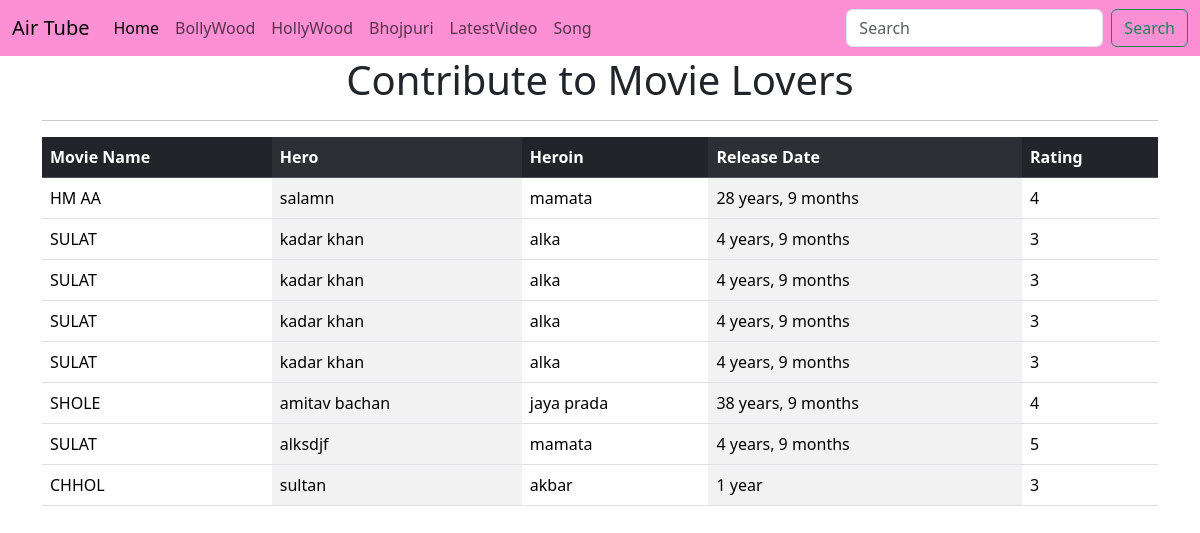
The app's page /app/listmovie/ with its own data.
### myapp/models.py (models this page shows)
class MovieModel(models.Model):
    moviename = models.CharField(max_length=50)
    hero = models.CharField(max_length=50)
    heroien = models.CharField(max_length=50)
    releasedate = models.DateField()
    rating = models.IntegerField()

### myapp/views.py (the view)
# urls.py: path('listmovie/', views.ListMovieView, name='list'),
def ListMovieView(request):
    movie_list = models.MovieModel.objects.all()
    print(movie_list)
    dict_data = {
        'movie_list' : movie_list
    }
    return render(request, 'myapp/listofmovie.html', context=dict_data)

### myapp/templatetags/cust_filter.py (called while the page is built)
def first_five_upper(value):
    result = value[:5].upper()
    return result

### templates/myapp/listofmovie.html (shortened to what this page needs)
<!DOCTYPE html>
{% extends "myapp/base.html" %}
{% load static %}
{% block body_block %}
    {% load cust_filter %}
    <div class="container continer-table" align="center">
        <h1>Contribute to Movie Lovers</h1>
        <hr>
        {% if movie_list %}
            <table class="table table-striped-columns">
                <thead class="table-dark">
                    <th>Movie Name</th>
                    <th>Hero</th>
                    <th>Heroin</th>
                    <th>Release Date</th>
                    <th>Rating</th>
                </thead>
                {% for movie in movie_list %}
                <tr>
                    <td>{{movie.moviename|f5u}}</td>
                    <td>{{movie.hero}}</td>
                    <td>{{movie.heroien}}</td>
                    <td>{{movie.releasedate|timesince}}</td>
                    <td>{{movie.rating}}</td>
                </tr>
                {%endfor%}
            </table>
        {%else%}
            <h2>No Record found !!</h2>
        {%endif%}
    </div>
{% endblock  %}

### templates/myapp/base.html (shortened to what this page needs)
<!DOCTYPE html>
{% load static %}
<html lang="en">
<head>
    <link rel="stylesheet" href="{% static 'css/bootstrap.min.css'%}">
    <link rel="stylesheet" href="{% static 'css/custom.css'%}">
</head>
<body>
    <nav class="navbar navbar-expand-lg bg-body-tertiary nav-custom">
        <div class="container-fluid nav-custom">
          <a class="navbar-brand" href="{% url 'home' %}">Air Tube</a>
          <div class="collapse navbar-collapse" id="navbarSupportedContent">
            <ul class="navbar-nav me-auto mb-2 mb-lg-0">
              <li class="nav-item">
                <a class="nav-link active" aria-current="page" href="#">Home</a>
              </li>
              <li class="nav-item">
                <a class="nav-link" href="{% url 'bollywood'%}">BollyWood</a>
              </li>
                <a class="nav-link" href="{% url 'hollywood'%}">HollyWood</a>
                <a class="nav-link" href="{% url 'bhojpuri'%}">Bhojpuri</a>
                <a class="nav-link" href="{% url 'latest'%}">LatestVideo</a>
                <a class="nav-link" href="{% url 'songs'%}">Song</a>
            </ul>
            <form class="d-flex" role="search">
              <input class="form-control me-2" type="search" placeholder="Search" aria-label="Search">
              <button class="btn btn-outline-success" type="submit">Search</button>
            </form>
          </div>
        </div>
      </nav>
    {% block body_block %}
    {% endblock %}
</body>
</html>

### static/css/custom.css (style rules this page uses)
body { background-image: url('https://plus.unsplash.com/premium_photo-1710409625261-81f5a81cd96f?q=80&w=2070&auto=format&fit=crop&ixlib=rb-4.0.3&ixid=M3wxMjA3fDB8MHxwaG90by1wYWdlfHx8fGVufDB8fHx8fA%3D%3D'); background-repeat: no-repeat; background-size: cover; }
.nav-custom { background: #fd90d5 !important; }

### records on screen
MovieModel: moviename|f5u "HM AA", hero "salamn", heroien "mamata", releasedate "28 years, 9 months", rating "4"
MovieModel: moviename|f5u "SULAT", hero "kadar khan", heroien "alka", releasedate "4 years, 9 months", rating "3"
MovieModel: moviename|f5u "SULAT", hero "kadar khan", heroien "alka", releasedate "4 years, 9 months", rating "3"
MovieModel: moviename|f5u "SULAT", hero "kadar khan", heroien "alka", releasedate "4 years, 9 months", rating "3"
MovieModel: moviename|f5u "SULAT", hero "kadar khan", heroien "alka", releasedate "4 years, 9 months", rating "3"
MovieModel: moviename|f5u "SHOLE", hero "amitav bachan", heroien "jaya prada", releasedate "38 years, 9 months", rating "4"
MovieModel: moviename|f5u "SULAT", hero "alksdjf", heroien "mamata", releasedate "4 years, 9 months", rating "5"
MovieModel: moviename|f5u "CHHOL", hero "sultan", heroien "akbar", releasedate "1 year", rating "3"
